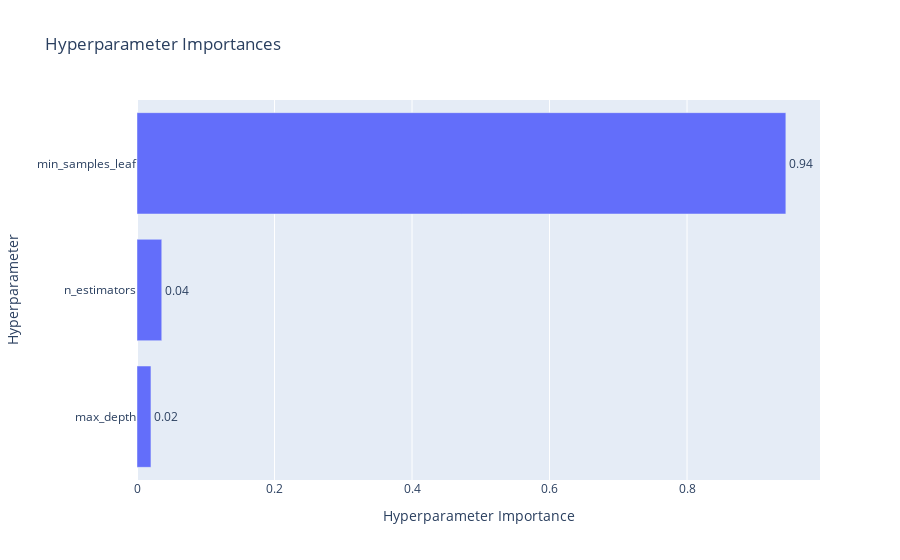

Source (notebook cell):
### Code cell
# посмотрим на значимость подбираемых гиперпараметров
optuna.visualization.plot_param_importances(study, target_name="roc_auc")

### Figure 1 — Plotly figure (JSON) as saved in the notebook; plotly's stock layout.template omitted (floating-point values rounded to 4 significant figures)
{"data": [{"cliponaxis": false, "hovertemplate": ["max_depth (IntDistribution): 0.02028581280663032<extra></extra>", "n_estimators (IntDistribution): 0.036007972240430584<extra></extra>", "min_samples_leaf (IntDistribution): 0.943706214952939<extra></extra>"], "name": "roc_auc", "orientation": "h", "text": ["0.02", "0.04", "0.94"], "textposition": "outside", "type": "bar", "x": [0.02029, 0.03601, 0.9437], "y": ["max_depth", "n_estimators", "min_samples_leaf"]}], "layout": {"autosize": true, "title": {"text": "Hyperparameter Importances"}, "xaxis": {"autorange": true, "range": [0, 0.9934], "title": {"text": "Hyperparameter Importance"}, "type": "linear"}, "yaxis": {"autorange": true, "range": [-0.5, 2.5], "title": {"text": "Hyperparameter"}, "type": "category"}}}
